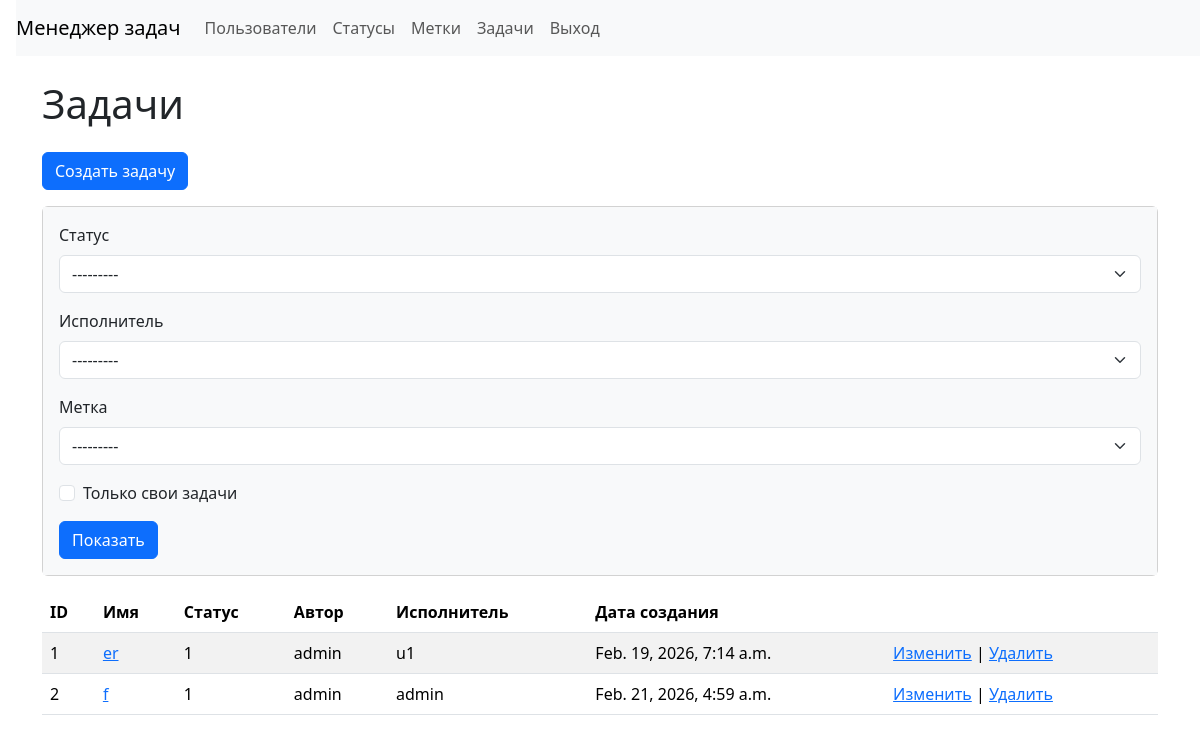
Page /tasks/ (signed in) on the committed database.
### src/task_manager/models.py (models this page shows, shortened)
class Task(models.Model):  # модель "Задача" (новая сущность по ТЗ)
    name = models.CharField(max_length=255, verbose_name='Имя')  # имя задачи (обязательное)
    description = models.TextField(blank=True, verbose_name='Описание')  # описание (может быть пустым в форме)
    status = models.ForeignKey(  # связь "многие к одному": много задач → один статус
        Status,  # модель, на которую ссылаемся
        on_delete=models.PROTECT,  # запретить удаление статуса, если он используется задачами
        verbose_name='Статус',  # русское имя поля
    )
    author = models.ForeignKey(  # автор задачи (пользователь)
        settings.AUTH_USER_MODEL,  # ссылка на модель пользователя (стандартно auth.User)
        on_delete=models.PROTECT,  # запретить удаление пользователя, если он связан с задачами
        related_name='created_tasks',  # удобное имя обратной связи: user.created_tasks
        verbose_name='Автор',  # русское имя поля
    )
    executor = models.ForeignKey(  # исполнитель задачи (пользователь)
        settings.AUTH_USER_MODEL,  # ссылка на модель пользователя
        on_delete=models.PROTECT,  # запретить удаление пользователя, если он назначен исполнителем в задачах
        related_name='executed_tasks',  # удобное имя обратной связи: user.executed_tasks
        null=True,  # в базе допускаем NULL (исполнитель необязателен)
        blank=True,  # в форме допускаем пустое значение
        verbose_name='Исполнитель',  # русское имя поля
    )
    labels = models.ManyToManyField(
        Label,
        blank=True,
        related_name='tasks',
        verbose_name='Метки')
    created_at = models.DateTimeField(  # техническое поле даты создания задачи
        auto_now_add=True,  # выставляется автоматически при создании записи
        verbose_name='Дата создания',  # русское имя поля
    )

class Status(models.Model):
    name = models.CharField(max_length=255, unique=True, verbose_name='Имя')
    created_at = models.DateTimeField(auto_now_add=True, verbose_name='Дата создания')
    def __str__(self) -> str:
        return self.name

### src/task_manager/views.py (the view)
# urls.py: path('tasks/', TaskListView.as_view(), name='tasks_list'),  # GET /tasks/ — список задач
class TaskListView(LoginRequiredMixin, FilterView):  # GET /tasks/ — список задач
    model = Task  # модель
    template_name = 'tasks/list.html'  # шаблон списка
    context_object_name = 'tasks'  # имя переменной в шаблоне
    filterset_class = TaskFilter
    queryset = Task.objects.select_related('status', 'author', 'executor').prefetch_related('labels').order_by('id')

### src/task_manager/models.py (called while the page is built)
    def __str__(self) -> str:
        return self.name

### src/templates/tasks/list.html
{% extends "layouts/base.html" %}
{% block content %}
<h1 class="my-4">Задачи</h1>
<a class="btn btn-primary mb-3" href="{% url 'task_create' %}" role="button">Создать задачу</a>
<div class="card mb-3">
    <div class="card-body bg-light">
        <form class="form-inline center" method="get">
            <div class="mb-3">
                <label class="form-label" for="{{ filter.form.status.id_for_label }}">Статус</label>
                {{ filter.form.status }}
            </div>
            <div class="mb-3">
                <label class="form-label" for="{{ filter.form.executor.id_for_label }}">Исполнитель</label>
                {{ filter.form.executor }}
            </div>
            <div class="mb-3">
                <label class="form-label" for="{{ filter.form.label.id_for_label }}">Метка</label>
                {{ filter.form.label }}
            </div>
            <div class="mb-3">
                <div class="form-check">
                    {{ filter.form.self_tasks }}
                    <label class="form-check-label" for="{{ filter.form.self_tasks.id_for_label }}">Только свои
                        задачи</label>
                </div>
            </div>
            <input class="btn btn-primary" type="submit" value="Показать">
        </form>
    </div>
</div>
<table class="table table-striped">
    <thead>
        <tr>
            <th>ID</th>
            <th>Имя</th>
            <th>Статус</th>
            <th>Автор</th>
            <th>Исполнитель</th>
            <th>Дата создания</th>
            <th></th>
        </tr>
    </thead>
    <tbody>
        {% for task in tasks %}
        <tr>
            <td>{{ task.id }}</td>
            <td><a href="{% url 'task_show' task.id %}">{{ task.name }}</a></td>
            <td>{{ task.status }}</td>
            <td>{{ task.author }}</td>
            <td>{{ task.executor|default:"—" }}</td>
            <td>{{ task.created_at }}</td>
            <td>
                <a href="{% url 'task_update' task.id %}">Изменить</a>
                |
                <a href="{% url 'task_delete' task.id %}">Удалить</a>
            </td>
        </tr>
        {% empty %}
        <tr>
            <td colspan="7">Нет задач</td>
        </tr>
        {% endfor %}
    </tbody>
</table>
{% endblock %}

### rows in the picture
Task: id "1", name "er", status "1", author "admin", executor "u1", created_at "Feb. 19, 2026, 7:14 a.m."
Task: id "2", name "f", status "1", author "admin", executor "admin", created_at "Feb. 21, 2026, 4:59 a.m."
